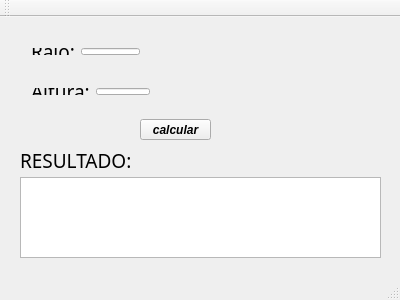
<?xml version="1.0" encoding="UTF-8"?>
<ui version="4.0">
 <class>MainWindow</class>
 <widget class="QMainWindow" name="MainWindow">
  <property name="geometry">
   <rect>
    <x>0</x>
    <y>0</y>
    <width>400</width>
    <height>300</height>
   </rect>
  </property>
  <property name="windowTitle">
   <string>PROJETO CILINDRO</string>
  </property>
  <widget class="QWidget" name="centralWidget">
   <widget class="QLabel" name="label_3">
    <property name="geometry">
     <rect>
      <x>20</x>
      <y>133</y>
      <width>111</width>
      <height>20</height>
     </rect>
    </property>
    <property name="font">
     <font>
      <family>Indie Flower</family>
      <pointsize>14</pointsize>
     </font>
    </property>
    <property name="text">
     <string>RESULTADO:</string>
    </property>
   </widget>
   <widget class="QTextEdit" name="textEditResultado">
    <property name="geometry">
     <rect>
      <x>20</x>
      <y>160</y>
      <width>361</width>
      <height>81</height>
     </rect>
    </property>
   </widget>
   <widget class="QPushButton" name="pushButton">
    <property name="geometry">
     <rect>
      <x>140</x>
      <y>102</y>
      <width>71</width>
      <height>21</height>
     </rect>
    </property>
    <property name="font">
     <font>
      <family>Arial</family>
      <pointsize>9</pointsize>
      <weight>75</weight>
      <italic>true</italic>
      <bold>true</bold>
     </font>
    </property>
    <property name="text">
     <string>calcular</string>
    </property>
   </widget>
   <widget class="QWidget" name="">
    <property name="geometry">
     <rect>
      <x>20</x>
      <y>20</y>
      <width>131</width>
      <height>29</height>
     </rect>
    </property>
    <layout class="QHBoxLayout" name="horizontalLayout">
     <item>
      <widget class="QLabel" name="label_2">
       <property name="font">
        <font>
         <family>Indie Flower</family>
         <pointsize>14</pointsize>
        </font>
       </property>
       <property name="text">
        <string>Raio:</string>
       </property>
      </widget>
     </item>
     <item>
      <widget class="QLineEdit" name="lineEditRaio"/>
     </item>
    </layout>
   </widget>
   <widget class="QWidget" name="">
    <property name="geometry">
     <rect>
      <x>20</x>
      <y>60</y>
      <width>141</width>
      <height>29</height>
     </rect>
    </property>
    <layout class="QHBoxLayout" name="horizontalLayout_2">
     <item>
      <widget class="QLabel" name="label">
       <property name="font">
        <font>
         <family>Indie Flower</family>
         <pointsize>14</pointsize>
        </font>
       </property>
       <property name="text">
        <string>Altura:</string>
       </property>
      </widget>
     </item>
     <item>
      <widget class="QLineEdit" name="lineEditAltura"/>
     </item>
    </layout>
   </widget>
  </widget>
  <widget class="QMenuBar" name="menuBar">
   <property name="geometry">
    <rect>
     <x>0</x>
     <y>0</y>
     <width>400</width>
     <height>21</height>
    </rect>
   </property>
  </widget>
  <widget class="QToolBar" name="mainToolBar">
   <attribute name="toolBarArea">
    <enum>TopToolBarArea</enum>
   </attribute>
   <attribute name="toolBarBreak">
    <bool>false</bool>
   </attribute>
  </widget>
  <widget class="QStatusBar" name="statusBar"/>
 </widget>
 <layoutdefault spacing="6" margin="11"/>
 <resources/>
 <connections/>
</ui>
